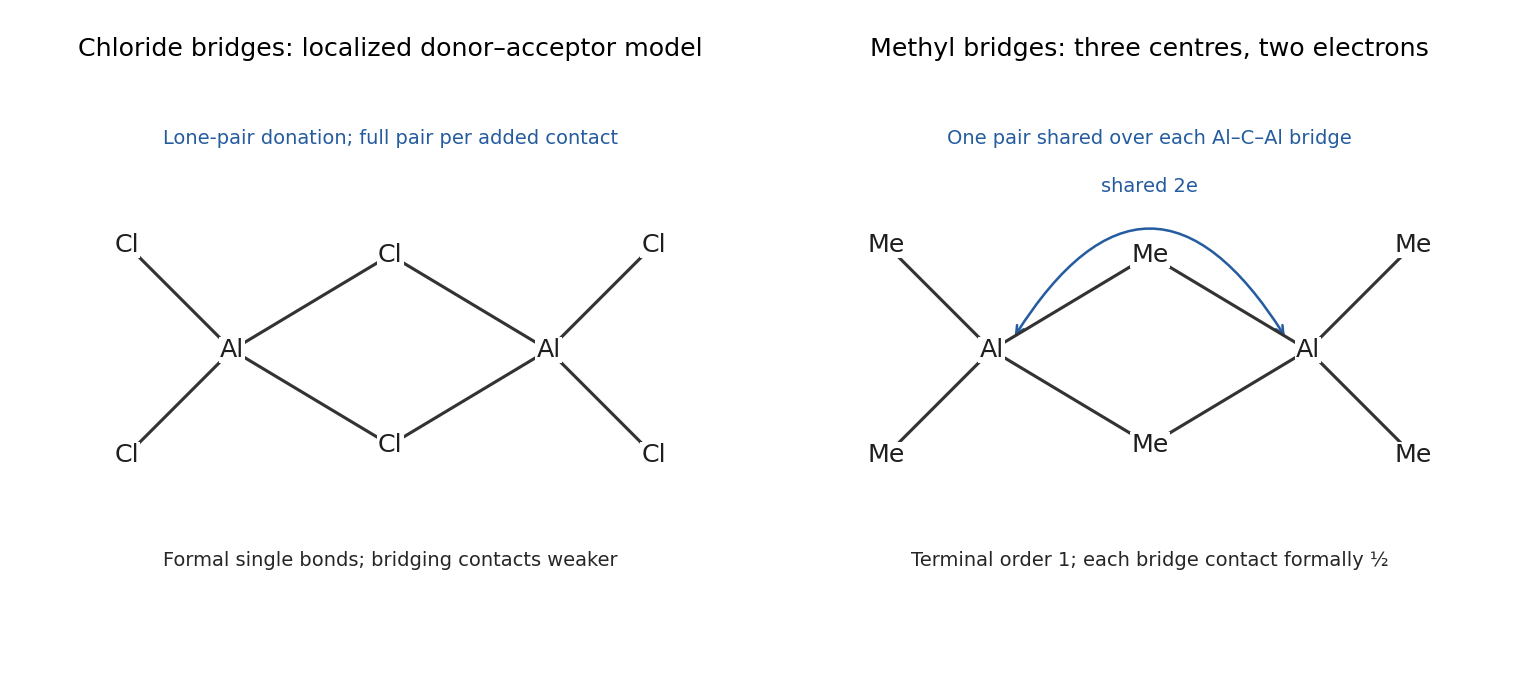

Python code for this plot:
"""Original solution schematic; Python 3.14, numpy 2.3.5, matplotlib 3.10.7.
Writes its own PNG basename to the current working directory.
"""
from pathlib import Path
import sys
for candidate in Path(__file__).resolve().parents:
    if (candidate / 'tools' / 'chemistry_diagram.py').exists():
        sys.path.insert(0, str(candidate))
        break
import numpy as np
import matplotlib.pyplot as plt
from matplotlib.patches import FancyArrowPatch, Circle
from tools.chemistry_diagram import atom, bond, ring, wedge, curly, flow, finish, save, BLUE, ORANGE, GREEN

def txt(ax,x,y,s,size=11,color='0.15',ha='center'):
    ax.text(x,y,s,ha=ha,va='center',fontsize=size,color=color)
def couple(ax,a,b,label,rad=.3,offset=(0,0)):
    ax.add_patch(FancyArrowPatch(a,b,connectionstyle=f'arc3,rad={rad}',arrowstyle='<->',mutation_scale=10,color=BLUE,lw=1.3))
    m=(np.asarray(a)+np.asarray(b))/2+np.asarray(offset)
    txt(ax,*m,label,10,BLUE)
def benzene(ax,c=(0,0),scale=1):
    t=np.deg2rad([30,90,150,210,270,330]);pts=np.column_stack([np.cos(t),np.sin(t)])*scale+np.asarray(c)
    ring(ax,pts,{0:2,2:2,4:2});return pts
def carbonyl(ax,c,left,right,oxy='O',tetra=False,down=None):
    x,y=c;o=(x,y+1);bond(ax,c,o,1 if tetra else 2);atom(ax,o,oxy)
    for q,label in [(left[0],left[1]),(right[0],right[1])]:bond(ax,c,q);atom(ax,q,label)
    if down:bond(ax,c,down[0]);atom(ax,down[0],down[1])
    return o

fig,axs=plt.subplots(1,2,figsize=(11,5))
for ax,bridge,terminal in [(axs[0],'Cl','Cl'),(axs[1],'Me','Me')]:
    a=(0,0);b=(3,0);up=(1.5,.9);dn=(1.5,-.9)
    for p in [up,dn]:bond(ax,a,p);bond(ax,p,b);atom(ax,p,bridge)
    for c,x in [(a,-1),(b,4)]:
        atom(ax,c,'Al')
        for y in [-1,1]:bond(ax,c,(x,y));atom(ax,(x,y),terminal)
    if bridge=='Cl':
        txt(ax,1.5,2.0,'Lone-pair donation; full pair per added contact',10,BLUE)
        txt(ax,1.5,-2.0,'Formal single bonds; bridging contacts weaker',10)
        title='Chloride bridges: localized donor–acceptor model'
    else:
        txt(ax,1.5,2.0,'One pair shared over each Al–C–Al bridge',10,BLUE)
        txt(ax,1.5,-2.0,'Terminal order 1; each bridge contact formally ½',10)
        couple(ax,(.2,.1),(2.8,.1),'shared 2e',rad=-.8,offset=(0,1.45))
        title='Methyl bridges: three centres, two electrons'
    finish(ax,(-2,5),(-2.6,2.6),title)
fig.tight_layout()

save(fig, 'paper-1-aluminium-bridges.png')
